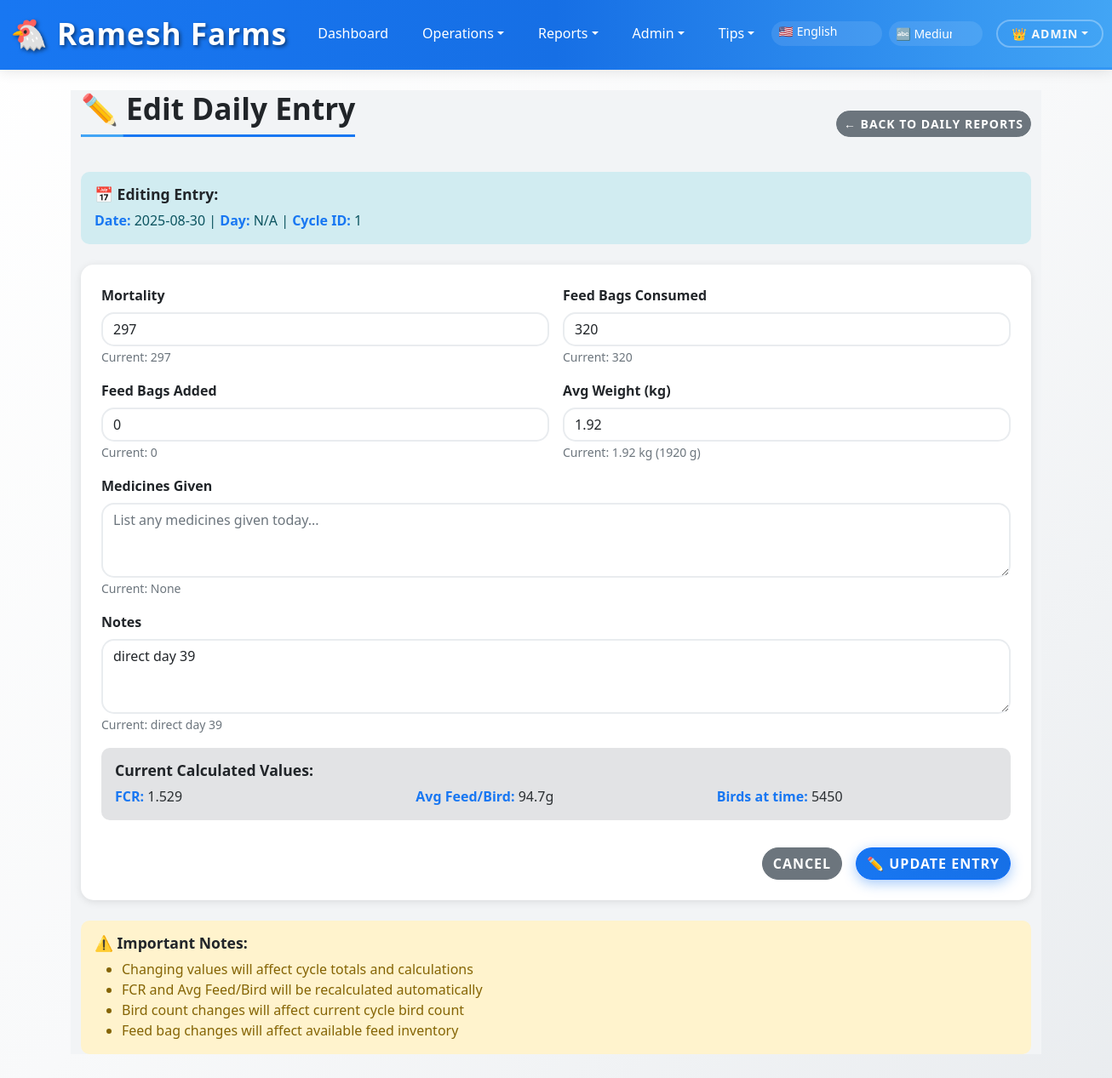
The page /edit_daily/1 (signed in) on the database its author committed.
### app.py (models this page shows)
class Daily(db.Model):
    id = db.Column(db.Integer, primary_key=True)
    cycle_id = db.Column(db.Integer)
    entry_date = db.Column(db.String(20))
    mortality = db.Column(db.Integer, default=0)
    feed_bags_consumed = db.Column(db.Integer, default=0)
    birds_survived = db.Column(db.Integer, default=0)
    feed_bags_added = db.Column(db.Integer, default=0)
    avg_weight = db.Column(db.Float, default=0.0)      # kg
    avg_feed_per_bird_g = db.Column(db.Float, default=0.0)
    fcr = db.Column(db.Float, default=0.0)
    medicines = db.Column(db.String(250), default="")
    daily_notes = db.Column(db.String(500), nullable=True)
    mortality_rate = db.Column(db.Float, default=0.0)
    total_mortality = db.Column(db.Integer, default=0.0)
    remaining_bags = db.Column(db.Float, default=0.0)
    total_bags_consumed = db.Column(db.Float, default=0.0)
    daily_ext1 = db.Column(db.String(500), nullable=True)  # For daily screen extensions
    daily_ext2 = db.Column(db.String(500), nullable=True)
    daily_ext3 = db.Column(db.Float, nullable=True)
    daily_ext4 = db.Column(db.Float, nullable=True)

class Cycle(db.Model):
    id = db.Column(db.Integer, primary_key=True)
    start_date = db.Column(db.String(50))
    start_time = db.Column(db.String(50))
    start_birds = db.Column(db.Integer)
    current_birds = db.Column(db.Integer)
    start_feed_bags = db.Column(db.Float)
    driver = db.Column(db.String(120))
    notes = db.Column(db.String(500))
    status = db.Column(db.String(20), default='active')  # 'active' or 'archived'
    end_date = db.Column(db.String(50))  # Date when cycle was completed/archived

### app.py (the view, shortened to what this page needs)
@app.route('/edit_daily/<int:entry_id>', methods=['GET', 'POST'])
@admin_required
def edit_daily(entry_id):
    entry = Daily.query.get_or_404(entry_id)
    cycle = get_active_cycle()
    if not cycle or entry.cycle_id != cycle.id:
        flash('Entry not found or not part of current cycle', 'error')
        return redirect(url_for('daywise'))
    return render_template('edit_daily.html', entry=entry, cycle=cycle)

### app.py (called while the page is built)
def admin_required(f):
    @wraps(f)
    def decorated_function(*args, **kwargs):
        if 'user_id' not in session:
            return redirect(url_for('login'))
        user = User.query.get(session['user_id'])
        if not user or user.role != 'admin':
            flash('Access denied. Admin privileges required.', 'error')
            return redirect(url_for('dashboard'))
        return f(*args, **kwargs)
    return decorated_function

def get_active_cycle():
    return Cycle.query.filter_by(status='active').order_by(Cycle.id.desc()).first()

### templates/edit_daily.html (shortened to what this page needs)
{% extends 'base.html' %}
{% block content %}
<div class="d-flex justify-content-between align-items-center mb-3">
  <h2>✏️ Edit Daily Entry</h2>
  <a href="{{ url_for('daywise') }}" class="btn btn-secondary btn-sm">← Back to Daily Reports</a>
</div>
<div class="alert alert-info mb-4">
  <h6>📅 Editing Entry:</h6>
  <strong>Date:</strong> {{ entry.entry_date }} |
  <strong>Day:</strong> {{ loop.index if loop else 'N/A' }} |
  <strong>Cycle ID:</strong> {{ cycle.id }}
</div>
<div class="card p-4">
  <form method="POST" class="row g-3">
    <div class="col-md-6">
      <label for="mortality" class="form-label">Mortality</label>
      <input id="mortality" type="number" name="mortality" class="form-control"
             value="{{ entry.mortality }}" min="0" required>
      <small class="text-muted">Current: {{ entry.mortality }}</small>
    </div>
    <div class="col-md-6">
      <label for="feed-consumed" class="form-label">Feed Bags Consumed</label>
      <input id="feed-consumed" type="number" step="0.1" name="feed_bags_consumed" class="form-control"
             value="{{ entry.feed_bags_consumed }}" min="0" required>
      <small class="text-muted">Current: {{ entry.feed_bags_consumed }}</small>
    </div>
    <div class="col-md-6">
      <label for="feed-added" class="form-label">Feed Bags Added</label>
      <input id="feed-added" type="number" step="0.1" name="feed_bags_added" class="form-control"
             value="{{ entry.feed_bags_added }}" min="0">
      <small class="text-muted">Current: {{ entry.feed_bags_added }}</small>
    </div>
    <div class="col-md-6">
      <label for="avg-weight" class="form-label">Avg Weight (kg)</label>
      <input id="avg-weight" type="number" step="0.001" name="avg_weight" class="form-control"
             value="{{ entry.avg_weight }}" min="0" required>
      <small class="text-muted">Current: {{ entry.avg_weight }} kg ({{ (entry.avg_weight * 1000)|int }} g)</small>
    </div>
    <div class="col-12">
      <label for="medicines" class="form-label">Medicines Given</label>
      <textarea id="medicines" name="medicines" class="form-control" rows="3"
                placeholder="List any medicines given today...">{{ entry.medicines or '' }}</textarea>
      <small class="text-muted">Current: {{ entry.medicines or 'None' }}</small>
    </div>
    <div class="col-12">
      <label for="daily-notes" class="form-label" data-i18n="notes">Notes</label>
      <textarea id="daily-notes" name="daily_notes" class="form-control" rows="3"
                placeholder="Enter notes for today...">{{ entry.daily_notes or '' }}</textarea>
      <small class="text-muted">Current: {{ entry.daily_notes or 'No notes' }}</small>
    </div>
    <div class="col-12">
      <div class="alert alert-secondary">
        <h6>Current Calculated Values:</h6>
        <div class="row">
          <div class="col-md-4">
            <strong>FCR:</strong> {{ entry.fcr }}
          </div>
          <div class="col-md-4">
            <strong>Avg Feed/Bird:</strong> {{ "{:,.1f}".format(entry.avg_feed_per_bird_g) }}g
          </div>
          <div class="col-md-4">
            <strong>Birds at time:</strong> {{ entry.birds_survived if entry.birds_survived else 'N/A' }}
          </div>
        </div>
      </div>
    </div>
    <div class="col-12">
      <div class="d-grid gap-2 d-md-flex justify-content-md-end">
        <a href="{{ url_for('daywise') }}" class="btn btn-secondary me-md-2">Cancel</a>
        <button type="submit" class="btn btn-primary">
          ✏️ Update Entry
        </button>
      </div>
    </div>
  </form>
</div>
<div class="alert alert-warning mt-4">
  <h6>⚠️ Important Notes:</h6>
  <ul class="mb-0">
    <li>Changing values will affect cycle totals and calculations</li>
    <li>FCR and Avg Feed/Bird will be recalculated automatically</li>
    <li>Bird count changes will affect current cycle bird count</li>
    <li>Feed bag changes will affect available feed inventory</li>
  </ul>
</div>
{% endblock %}

### static/style.css (style rules this page uses)
:root { --fb-blue: #1877f2; --fb-blue-dark: #166fe5; --fb-blue-light: #42a5f5; --fb-light-bg: #f8f9fa; --fb-white: #ffffff; --fb-light-gray: #e9ecef; --fb-text-dark: #212529; --fb-text-muted: #6c757d; --fb-glow: rgba(24, 119, 242, 0.3); --fb-shadow: rgba(24, 119, 242, 0.15); }
body.font-size-medium { font-size: 1rem !important; }
body.font-size-medium h2 { font-size: 2.2rem !important; }
body.font-size-medium h6 { font-size: 1.1rem !important; }
* { box-sizing: border-box; }
body { padding-bottom: 60px; background: linear-gradient(135deg, var(--fb-white) 0%, var(--fb-light-bg) 50%, var(--fb-light-gray) 100%); min-height: 100vh; color: var(--fb-text-dark); font-family: 'Segoe UI', Tahoma, Geneva, Verdana, sans-serif; }
body.lang-en { font-family: 'Segoe UI', Tahoma, Geneva, Verdana, sans-serif; }
.card { border-radius: 15px; background: var(--fb-white); border: 2px solid var(--fb-light-gray); box-shadow: 0 8px 32px rgba(24,119,242,0.1), 0 2px 8px rgba(0,0,0,0.05); transition: all 0.3s ease; position: relative; overflow: hidden; }
.card::before { content: ''; position: absolute; top: 0; left: -100%; width: 100%; height: 100%; background: linear-gradient(90deg, transparent, rgba(24,119,242,0.05), transparent); transition: left 0.5s; }
.form-control, .form-select { background: var(--fb-white); border: 2px solid var(--fb-light-gray); border-radius: 10px; color: var(--fb-text-dark); transition: all 0.3s ease; }
.form-control::placeholder { color: var(--fb-text-muted); }
.form-label { color: var(--fb-text-dark); font-weight: 600; margin-bottom: 8px; }
.btn { border-radius: 25px; font-weight: 600; text-transform: uppercase; letter-spacing: 1px; transition: all 0.3s ease; position: relative; overflow: hidden; }
.btn-primary { background: linear-gradient(45deg, var(--fb-blue), var(--fb-blue-dark)); box-shadow: 0 4px 15px rgba(24,119,242,0.4); }
h1, h2, h3, h4, h5, h6 { color: var(--fb-text-dark); font-weight: 700; }
h2 { border-bottom: 3px solid var(--fb-blue); padding-bottom: 10px; margin-bottom: 25px; position: relative; }
h2::after { content: ''; position: absolute; bottom: -3px; left: 0; width: 50px; height: 3px; background: var(--fb-blue-light); border-radius: 2px; }
strong { color: var(--fb-blue); }
.text-muted { color: var(--fb-text-muted) !important; }
.alert { border-radius: 10px; border: none; }
.alert-info { background: #d1ecf1; color: #0c5460; }
.alert-warning { background: #fff3cd; color: #856404; }
.card { transition: all 0.3s ease; border: none !important; box-shadow: 0 2px 10px rgba(0,0,0,0.1); }
.btn { border-radius: 25px !important; transition: all 0.3s ease; }
.form-control, .form-select { border-radius: 15px !important; border: 2px solid #e9ecef; transition: all 0.3s ease; }

### rows shown on the page
Daily: entry_date "2025-08-30", mortality "297", feed_bags_consumed "320", feed_bags_added "0", avg_weight "1.92", (entry.avg_weight*1000)|int "1920", medicines "None", daily_notes "direct day 39", fcr "1.529", avg_feed_per_bird_g "94.7", birds_survived "5450"

### other values the page prints
{{ session.username }} "ADMIN"
